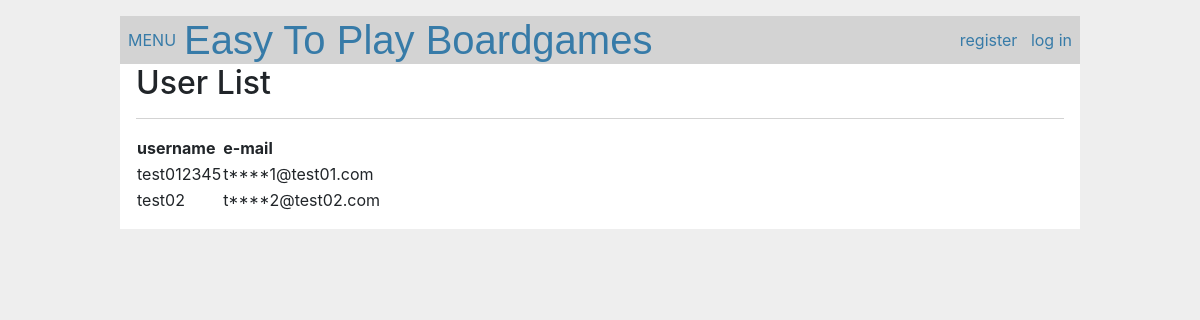
The app's page /crud/users, older data.
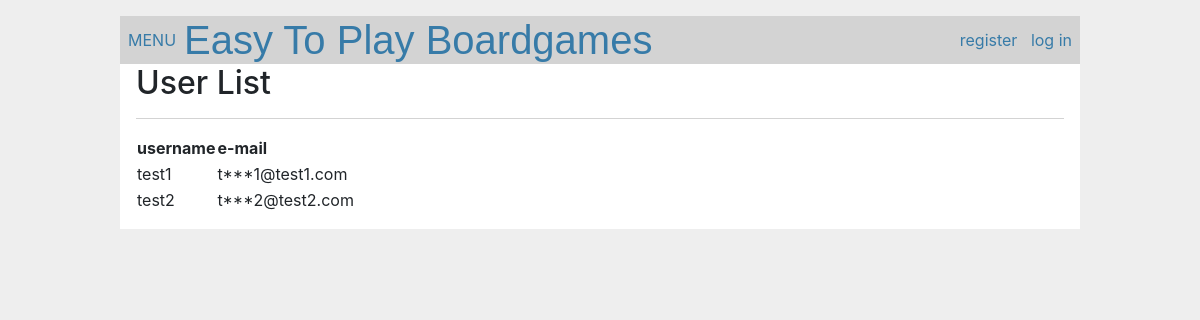
The same page, newer data.
### src/crud/models.py (models this page shows, shortened)
class User(db.Model, UserMixin):
	__tablename__ = "users"
	id = db.Column(db.Integer, primary_key=True)
	username = db.Column(db.String(12), index=True, nullable=False)
	email = db.Column(db.String(100), unique=True, index=True, nullable=False)
	password_hash = db.Column(db.String)
	created_at = db.Column(db.DateTime, default=datetime.now, nullable=False)
	updated_at = db.Column(db.DateTime, default=datetime.now,
                        onupdate=datetime.now, nullable=False)
	@property
	def password(self):
		raise AttributeError("비밀번호 오류")

### src/crud/views.py (the view)
@crud.route("/users")
def users():
	users = User.query.all()
	for user in users:
		user.masked_email = mask_email(user.email)
	return render_template("crud/index.html", users=users)

### src/crud/views.py (called while the page is built)
def mask_email(email):
	name, domain = email.split('@')
	if len(name) > 3:
		masked_name = name[0] + '*' * (len(name) - 2) + name[-1]
	else:
		masked_name = name[0] + '*'
	return masked_name + '@' + domain

### src/crud/templates/crud/index.html (shortened to what this page needs)
{% extends "home/base.html" %}
{% block content %}
<h2>User List</h2><hr>
<table>
    <tr>
        <th>username</th>
        <th>e-mail</th>
    </tr>
    {% for user in users %}
    <tr>
        <td>{{ user.username }}</td>
        <td>{{ user.masked_email }}</td>
    </tr>
    {% endfor %}
</table>
{% endblock %}

### src/home/templates/home/base.html (shortened to what this page needs)
<!DOCTYPE html>
<html lang="ko-kr">
<head>
	<link rel="stylesheet" href="{{ url_for('static', filename='css/bootstrap.min.css') }}">
	<link rel="stylesheet" href="{{ url_for('static', filename='css/style.css') }}">
</head>
<body>
	<div id="main-content">
		<nav>
			<a href="#" id="menu-button">MENU</a>
			<h1><a href="{{ url_for('main') }}">Easy To Play Boardgames</a></h1>
			<div class="navbar-nav">
				<ul>
					<li>
						{% if current_user.is_authenticated %}
						<a href="{{ url_for('crud.own') }}">
							{{ current_user.username }}
						</a>
					</li>
					<li>
						<a href="{{ url_for('auth.logout') }}" class="nav-link">log out</a>
					</li>
				</ul>
				{% else %}
				<ul>
					<li>
						<a class="nav-link" href="{{ url_for('auth.register') }}">register</a>
					</li>&nbsp;&nbsp;&nbsp;
					<li>
						<a class="nav-link" href="{{ url_for('auth.login') }}">log in</a>
					</li>
					{% endif %}
				</ul>
			</div>
		</nav>
		<section class="content">
		{% block content %}{% endblock %}
   		</section>
</div>
</body>
</html>

### src/static/css/style.css (style rules this page uses)
body { background-color: #f5f5f5; }
html { font-family: Arial, Helvetica, sans-serif; background: #eee; padding: 1rem; }
body { max-width: 960px; margin: 0 auto; background: white; }
h1 { font-family: Arial, Helvetica, sans-serif; color: #377ba8; margin: 1rem 0; }
a { color: #377ba8; }
hr { border: none; border-top: 1px solid lightgray; }
nav { background: lightgray; display: flex; align-items: center; padding: 0 0.5rem; }
nav h1 { flex: auto; margin: 0; }
nav h1 a { text-decoration: none; padding: 0.25rem 0.5rem; }
nav ul { display: flex; list-style: none; margin: 0; padding: 0; }
nav ul li a, nav ul li span, header .action { display: block; padding: 0.5rem; }
.content { padding: 0 1rem 1rem; }
.content:last-child { margin-bottom: 0; }

Row changes from the older to the newer data that the page shows:
removed User: username "test02", masked_email "t****2@test02.com"
added User: username "test1", masked_email "t***1@test1.com"
changed User: username "test012345" → "test2"; masked_email "t****1@test01.com" → "t***2@test2.com"
